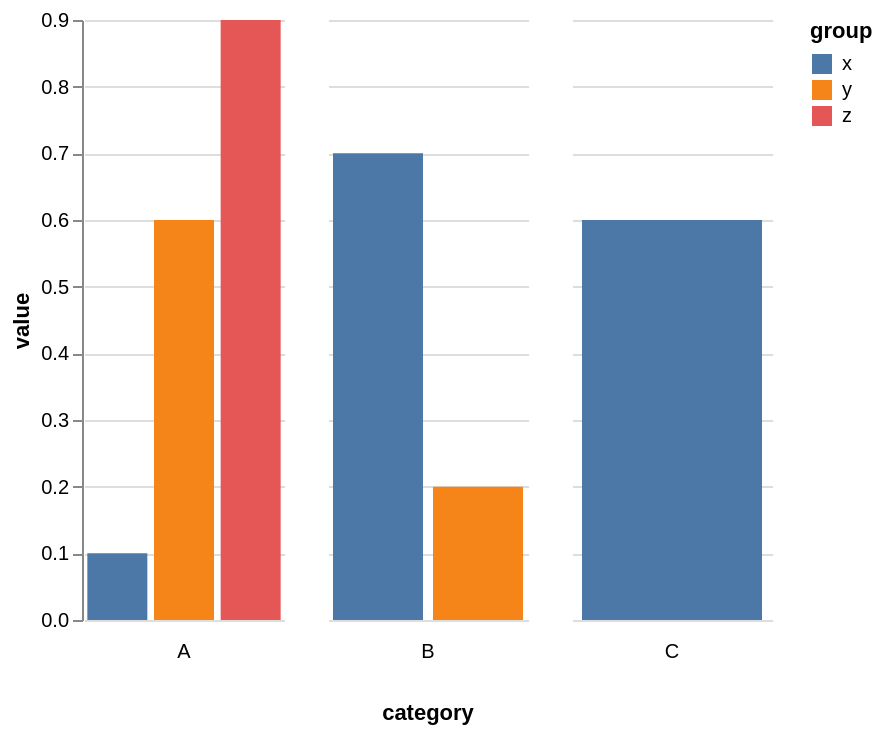

The Vega-Lite source for this figure:
### Vega specification from a JSON file in a GitHub repository (floating-point values rounded to 4 significant figures)
{"$schema": "https://vega.github.io/schema/vega/v6.json", "width": 100, "background": "white", "padding": 5, "height": 300, "data": [{"name": "source_0", "values": [{"category": "A", "group": "x", "value": 0.1}, {"category": "A", "group": "y", "value": 0.6}, {"category": "A", "group": "z", "value": 0.9}, {"category": "B", "group": "x", "value": 0.7}, {"category": "B", "group": "y", "value": 0.2}, {"category": "C", "group": "x", "value": 0.6}]}, {"name": "data_0", "source": "source_0", "transform": [{"type": "stack", "groupby": ["group", "category"], "field": "value", "sort": {"field": [], "order": []}, "as": ["value_start", "value_end"], "offset": "zero"}, {"type": "filter", "expr": "isValid(datum[\"value\"]) && isFinite(+datum[\"value\"])"}]}, {"name": "column_domain", "source": "data_0", "transform": [{"type": "aggregate", "groupby": ["category"]}]}], "signals": [{"name": "child_width", "value": 100}], "layout": {"padding": 20, "titleAnchor": {"column": "end"}, "offset": {"columnTitle": 10}, "columns": {"signal": "length(data('column_domain'))"}, "bounds": "full", "align": "none"}, "marks": [{"name": "column-title", "type": "group", "role": "column-title", "title": {"text": "category", "style": "guide-title", "orient": "bottom", "offset": 10}}, {"name": "row_header", "type": "group", "role": "row-header", "encode": {"update": {"height": {"signal": "height"}}}, "axes": [{"scale": "y", "orient": "left", "grid": false, "title": "value", "labelOverlap": true, "tickCount": {"signal": "ceil(height/40)"}, "zindex": 0}]}, {"name": "column_footer", "type": "group", "role": "column-footer", "from": {"data": "column_domain"}, "sort": {"field": "datum[\"category\"]", "order": "ascending"}, "title": {"text": {"signal": "isValid(parent[\"category\"]) ? parent[\"category\"] : \"\"+parent[\"category\"]"}, "style": "guide-label", "frame": "group", "orient": "bottom", "offset": 10}, "encode": {"update": {"width": {"signal": "child_width"}}}}, {"name": "cell", "type": "group", "style": "cell", "from": {"facet": {"name": "facet", "data": "data_0", "groupby": ["category"]}}, "sort": {"field": ["datum[\"category\"]"], "order": ["ascending"]}, "encode": {"update": {"width": {"signal": "child_width"}, "height": {"signal": "height"}}}, "marks": [{"name": "child_marks", "type": "rect", "style": ["bar"], "from": {"data": "facet"}, "encode": {"update": {"fill": {"scale": "color", "field": "group"}, "ariaRoleDescription": {"value": "bar"}, "description": {"signal": "\"group: \" + (isValid(datum[\"group\"]) ? isArray(datum[\"group\"]) ? join(datum[\"group\"], ' ') : datum[\"group\"] : \"\"+datum[\"group\"]) + \"; value: \" + (format(datum[\"value\"], \"\"))"}, "x": {"scale": "child_x", "field": "group"}, "width": {"signal": "max(0.25, bandwidth('child_x'))"}, "y": {"scale": "y", "field": "value_end"}, "y2": {"scale": "y", "field": "value_start"}}}}], "scales": [{"name": "child_x", "type": "band", "domain": {"data": "facet", "field": "group", "sort": true}, "range": [0, {"signal": "child_width"}], "paddingInner": 0.1, "paddingOuter": 0.05}], "axes": [{"scale": "y", "orient": "left", "gridScale": "child_x", "grid": true, "tickCount": {"signal": "ceil(height/40)"}, "domain": false, "labels": false, "aria": false, "maxExtent": 0, "minExtent": 0, "ticks": false, "zindex": 0}]}], "scales": [{"name": "y", "type": "linear", "domain": {"data": "data_0", "fields": ["value_start", "value_end"]}, "range": [{"signal": "height"}, 0], "nice": true, "zero": true}, {"name": "color", "type": "ordinal", "domain": {"data": "data_0", "field": "group", "sort": true}, "range": "category"}], "legends": [{"fill": "color", "symbolType": "square", "title": "group"}], "config": {"style": {"cell": {"stroke": "transparent"}}}}
